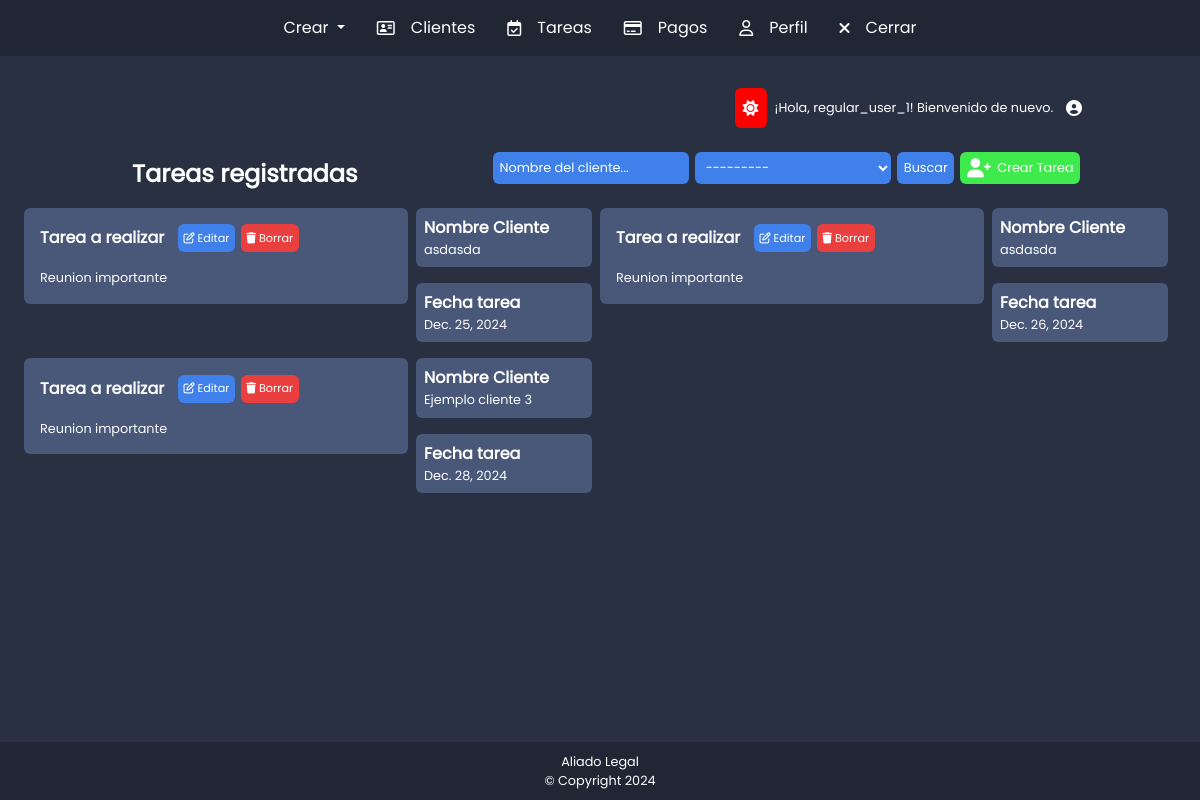
Before: /schedule/ (signed in) with the older database file.
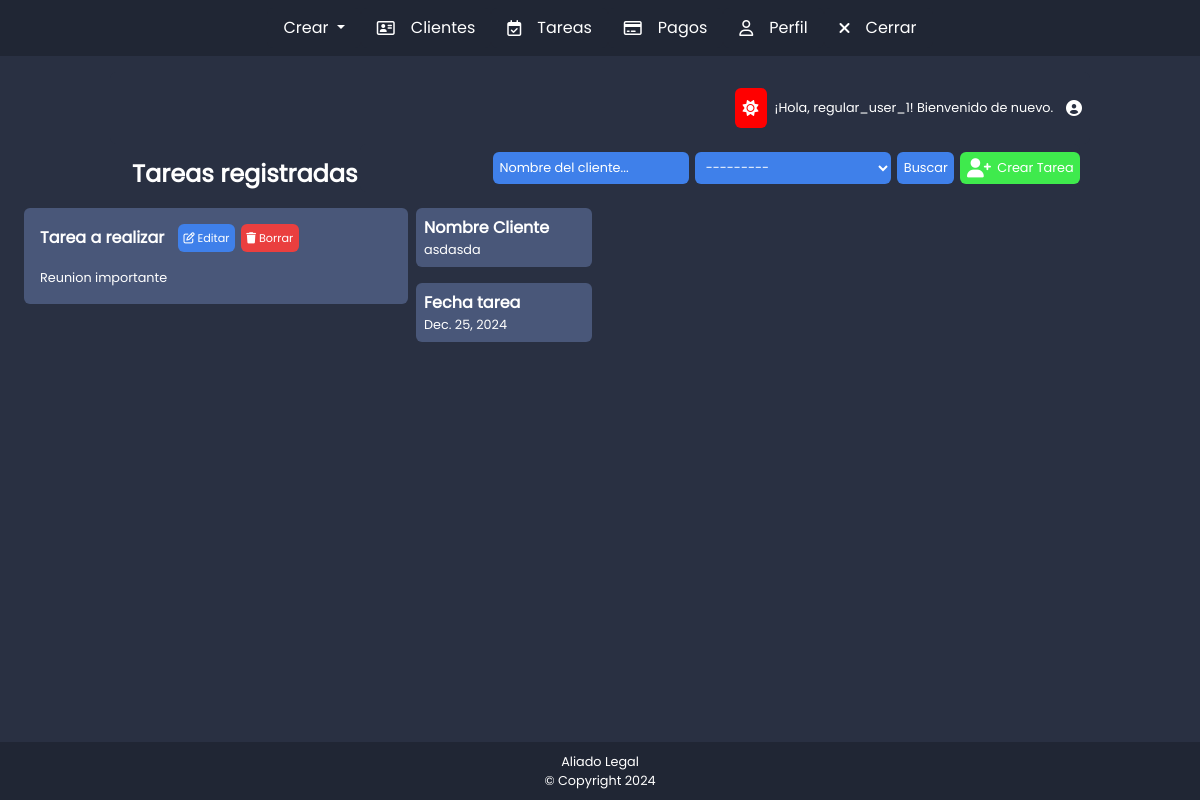
After: the same page with the newer database file.
### schedule/models.py (models this page shows, shortened)
class Task(models.Model):
    cliente = models.ForeignKey(Cliente, on_delete=models.CASCADE, related_name='tasks')
    tarea = models.TextField()
    fecha_tarea = models.DateField()
    abogado = models.ForeignKey(User, on_delete=models.CASCADE, related_name='tasks')
    creada_en = models.DateTimeField(auto_now_add=True)
    class Meta:
        ordering = ['fecha_tarea']

### clients/models.py (models this page shows)
class Cliente(models.Model):
    nombres = models.CharField(max_length=255)
    telefono = models.CharField(max_length=15)
    abogado = models.ForeignKey(User, related_name='clientes', on_delete=models.CASCADE)
    def __str__(self):
        return self.nombres

### schedule/views.py (the view)
# urls.py: path('', views.task_list, name='task_list'),
@login_required
def task_list(request):
    if is_moderator(request.user):
        tasks = Task.objects.all()  # Moderadores pueden ver todas las tareas
    else:
        tasks = Task.objects.filter(abogado=request.user)  # Abogados solo ven sus tareas
    form = TaskSearchForm(request.GET, user=request.user)  # Pasamos el usuario al formulario
    if form.is_valid():
        abogado = form.cleaned_data.get('abogado')
        cliente_nombre = form.cleaned_data.get('cliente_nombre')
        fecha_inicio = form.cleaned_data.get('fecha_inicio')
        fecha_fin = form.cleaned_data.get('fecha_fin')
        if abogado:
            tasks = tasks.filter(abogado=abogado)
        if cliente_nombre:
            tasks = tasks.filter(cliente__nombres__icontains=cliente_nombre)
        if fecha_inicio:
            tasks = tasks.filter(fecha_tarea__gte=fecha_inicio)
        if fecha_fin:
            tasks = tasks.filter(fecha_tarea__lte=fecha_fin)
    return render(request, 'task_list.html', {'form': form, 'tasks': tasks})

### schedule/forms.py
class TaskSearchForm(forms.Form):
    abogado = forms.ModelChoiceField(
        queryset=User.objects.none(),
        required=False,
        widget=forms.Select(attrs={'class': 'inputsCrearNuevaTarea'})
    )
    cliente_nombre = forms.CharField(
        max_length=100,
        required=False,
        widget=forms.TextInput(attrs={'class': 'inputsCrearNuevaTarea', 'placeholder': 'Nombre del cliente...'})
    )
    def __init__(self, *args, **kwargs):
        self.user = kwargs.pop('user', None)
        super().__init__(*args, **kwargs)  # Llamar al constructor base de Form
        if self.user:
            if self.user.groups.filter(name='Moderador').exists():
                self.fields['abogado'].queryset = User.objects.filter(groups__name='Usuario Regular')
            elif self.user.groups.filter(name='Usuario Regular').exists():
                self.fields['abogado'].queryset = User.objects.filter(id=self.user.id)

### schedule/views.py (called while the page is built)
def is_moderator(user):
    return user.groups.filter(name="Moderador").exists()

### tariffing/context_processor.py (called while the page is built)
def is_moderator(request):
    if request.user.is_authenticated:
        return {'is_moderator': request.user.groups.filter(name='Moderador').exists()}
    return {'is_moderator': False}

### schedule/templates/task_list.html (shortened to what this page needs)
{% extends 'base.html' %}
{% load static %}
{% block content %}
<link rel="stylesheet" href="{% static 'task_list2.css' %}">
<div class="container-fluid divbody">
    <div class="row">
        <div class="col-1 pruebat1"></div>
        <div class="col-10">
            <div class="row">
                <div class="col-3 divTituloTabla">
                    <p class="tituloClientes">Tareas registradas</p>
                </div>
                <div class="col-9 pruebat2">
                    <form action="" class="formFiltrarNombreNumero">
                        {{ form.cliente_nombre }}
                        {{ form.abogado }}
                        <button type="submit" class="botonEnviarFormularioFiltrar">Buscar</button>
                    </form>
                    <a href="{% url 'schedule:task_create' %}">
                        <button class="botonCrearCliente">
                            <i class="fa-solid fa-user-plus"></i>
                            Crear Tarea
                        </button>
                    </a>
                </div>
            </div>
        </div>
        <div class="col-1 pruebat3"></div>
    </div>
</div>
<div class="container-fluid">
    <div class="row">
        {% for task in tasks %}
        <div class="col-4">
            <div class="box">
                <div class="divtituloTarea">
                    <p class="tituloTarea">Tarea a realizar</p>
                    <a href="{% url 'schedule:task_edit' task.id %}">
                        <button class="botonEditar" title="Editar Nota">
                            <i class="fa-regular fa-pen-to-square"></i>
                            Editar
                        </button>
                    </a>
                    <form action="{% url 'schedule:task_delete' task.id %}" method="post" style="display:inline;">
                        <button type="submit" class="botonEliminar" onclick="return confirm('¿Estás seguro de borrar esta tarea?');">
                            <i class="fa-solid fa-trash"></i>
                            Borrar
                        </button>
                    </form>
                </div>
                <div class="divtextoTarea">
                    <p class="textoTarea">{{ task.tarea }}</p>
                </div>
            </div>
        </div>
        <div class="col-md-2">
            <div class="box">
                <p class="tituloTarea">Nombre Cliente</p>
                <p class="textoTarea">{{ task.cliente }}</p>
            </div>
            <div class="box">
                <p class="tituloTarea">Fecha tarea</p>
                <p class="textoTarea">{{ task.fecha_tarea }}    </p>
            </div>
        </div>
        {% empty %}
        <tr>
            <td colspan="4">No se encontraron tareas.</td>
        </tr>
        {% endfor %}
    </div>
</div>
{% endblock %}

Changed rows visible on the page:
removed Task: tarea "Reunion importante", cliente "asdasda", fecha_tarea "Dec. 26, 2024"
removed Task: tarea "Reunion importante", cliente "Ejemplo cliente 3", fecha_tarea "Dec. 28, 2024"
